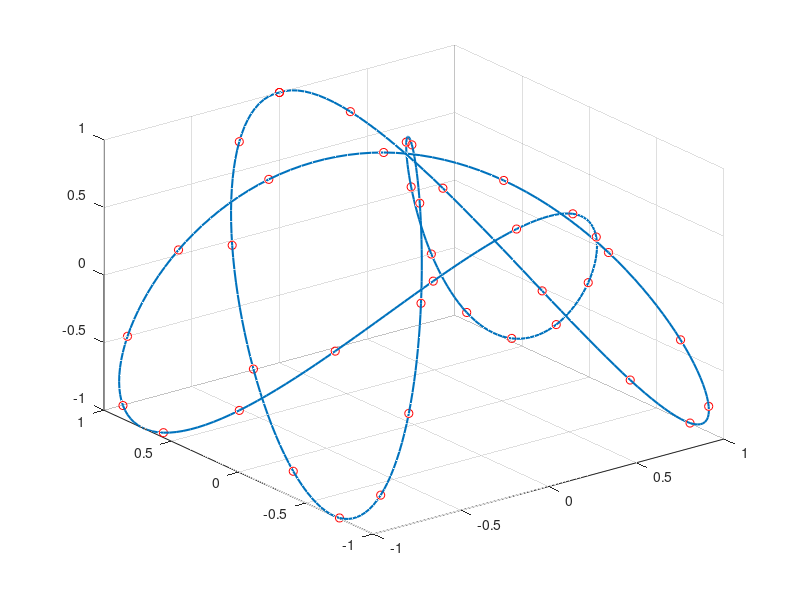

The MATLAB script that drew this image:
clear,clc
x = [0 .31667 .60074 .82298 .96052 .99919 .93502 .7746 .53447 .23932,...
    -.08047 -.39197 -.66312 -.86603 -.97979 -.99271 -.90345 -.7212,...
    -.46472 -.16041 .16041 .46472 .7212 .90345 .99271 .97979 .86603,...
    .66312 .39197 .080467 -.23932 -.53447 -.7746 -.93502 -.99919,...
    -.96052 -.82298 -.60074 -.31667 0];
y = [1 .88546 .56806 .12054 -.3546 -.74851 -.97094 -.97094 -.74851,...
    -.3546 .12054 .56806 .88546 1 .88546 .56806 .12054 -.3546 -.74851,...
    -.97094 -.97094 -.74851 -.3546 .12054 .56806 .88546 1 .88546 .56806,...
    .12054 -.3546 -.74851 -.97094 -.97094 -.74851 -.3546 .12054 .56806,...
    .88546 1];
z = [1 .79944 .27822 -.3546 -.84519 -.99676 -.74851 -.20003 .42869,...
    .88546 .98705 .69272 .12054 -.5 -.91998 -.97094 -.63245 -.04027,...
    .56806 .94854 .94854 .56806 -.04027 -.63245 -.97094 -.91998 -.5,...
    .12054 .69272 .98705 .88546 .42869 -.20003 -.74851 -.99676,...
    -.84519 -.3546 .27822 .79944 1];
l = length(x);
sp = spline(1:l,[x;y;z],1:0.1:l);
plot3(x,y,z,'ro',sp(1,:),sp(2,:),sp(3,:),'linewidth',1.5)
grid on